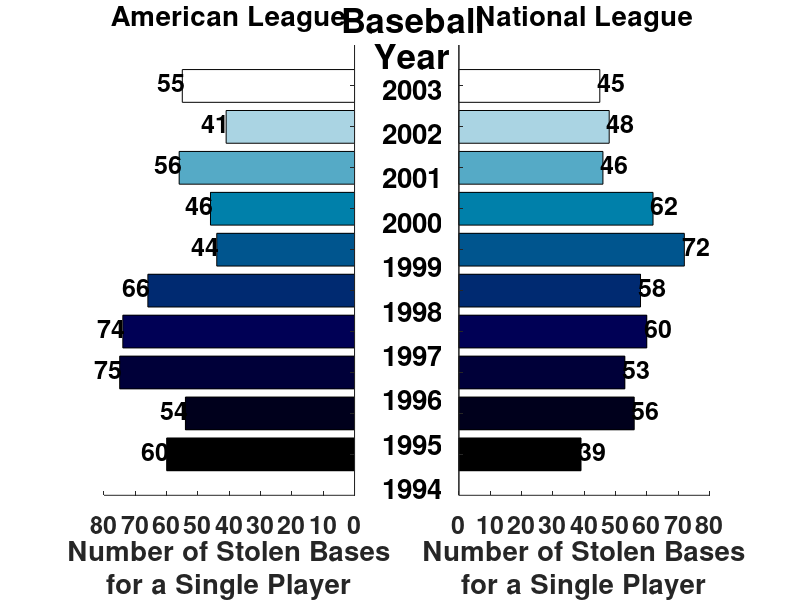

MATLAB code for this plot:
%xaxislocation & yaxislocation charts 
%and reverse both x and y axis in Octave
close all; clear all; clc;
figure("name",upper('Two Horizontal Bars Back to Back Chart'), ...
 "position",[1 21 1366 670])
fs=20; fs3=18; fs2=25;
%%%%%%%%%%%%%%%%%
ha1=annotation ("textbox", [0.1 0 0.832 0.99], "string", ...
             {'Baseball'}, ...
             "fontsize", fs2, 'fontweight','bold',"edgecolor", [1 1 1], ...
             "fitboxtotext", "off", "verticalalignment", "top", ...
             "horizontalalignment", "center",'linestyle','none','linewidth',0.1);
ha1=annotation ("textbox", [0.1 0 0.83 0.93], "string", ...
             {'Year'}, ...
             "fontsize", fs2, 'fontweight','bold',"edgecolor", [1 1 1], ...
             "fitboxtotext", "off", "verticalalignment", "top", ...
             "horizontalalignment", "center",'linestyle','none','linewidth',0.1);             
%%%%%%%%%%%%%%%%%
subplot(1,2,1)
data=[60 54 75 74 66 44 46 56 41 55];
hb= barh(1:length(data),diag(data),"stacked");
xlabel({'Number of Stolen Bases','for a Single Player'},...
 'fontsize',fs,'fontweight','bold')
ncolor=length(data);
opc=randi([1 18]);
opc=15;
switch(mod(opc,18))
case 1
Mcolor=jet(ncolor);
case 2
Mcolor=cubehelix(ncolor);
case 3
Mcolor=hsv(ncolor);
case 4
Mcolor=rainbow(ncolor);
case 5
Mcolor=hot(ncolor);
case 6
Mcolor=cool(ncolor);
case 7
Mcolor=spring(ncolor);
case 8
Mcolor=summer(ncolor);
case 9
Mcolor=autumn(ncolor);
case 10
Mcolor=winter(ncolor);
case 11
Mcolor=gray(ncolor);
case 12
Mcolor=bone(ncolor);
case 13
Mcolor=copper(ncolor);
case 14
Mcolor=pink(ncolor);
case 15
Mcolor=ocean(ncolor);
case 16
Mcolor=flag(ncolor);
case 17
Mcolor=lines(ncolor);
case 0
Mcolor=prism(ncolor);
otherwise
endswitch
for i=1:length(data)
set(hb(i),"facecolor",Mcolor(i,:))
endfor
%%%%%%%%%%%%%%%%%%%%%%%%%%%%
set(gca,'YTick',1:1:length(data))
set(gca,'XTick',0:10:80)
axis([0 80 0 length(data)+1])
%%%%%%%%%%%%%%%%%%%%%%%%%%%%%%%
% yticklabel
yl=0:10:80;
y2={};
for i=1:length(yl)
if yl(i)==0
y2(i)=strcat("",num2str("0"),"");
else
y2(i)=strcat("",num2str(yl(i)),"");
endif
endfor
Ly={};
set(gca,'xticklabel',y2,'yticklabel',Ly);
set(gca,"fontsize",fs3,"fontweight","bold")
set(gca,"xminortick","off","xgrid","on", ... 
"ygrid","off","gridalpha",0,'gridcolor',[0 0 0]);
set(gca,"xaxislocation","bottom");
set(gca,"yaxislocation","right");
title("American League",'fontsize',fs);
set(gca(),"xdir","reverse")
box off;
%%%%%%%%%%%%%%%%%%%%%%%%%%%%
% data arriba de las barras
for i=1:length(data)
ht=text(data(i)+3.5,i-0.14,strcat("",num2str(data(i)),""));
set(ht,'fontsize',fs3,'fontweight','bold', ...
'verticalalignment','bottom', ...
'horizontalalignment','center')
endfor
%set(gca(),"ydir","reverse")
%%%%%%%%%%%%%%%%%%
subplot(1,2,2)
data=[39 56 53 60 58 72 62 46 48 45];
hb= barh(1:length(data),diag(data),"stacked");
xlabel({'Number of Stolen Bases','for a Single Player'},...
 'fontsize',fs,'fontweight','bold')
for i=1:length(data)
set(hb(i),"facecolor",Mcolor(i,:))
endfor
set(gca,"xaxislocation","bottom");
set(gca,"yaxislocation","left");
title("National League",'fontsize',fs);
%%%%%%%%%%%%%%%%%%%%%%%%%%%%
set(gca,'YTick',1:1:length(data))
set(gca,'XTick',0:10:80)
axis([0 80 0 length(data)+1])
%%%%%%%%%%%%%%%%%%%%%%%%%%%%%%%
% yticklabel
yl=0:10:80;
y2={};
for i=1:length(yl)
if yl(i)==0
y2(i)=strcat("",num2str("0"),"");
else
y2(i)=strcat("",num2str(yl(i)),"");
endif
endfor
Ly={};
set(gca,'xticklabel',y2,'yticklabel',Ly);
set(gca,"fontsize",fs3,"fontweight","bold")
set(gca,"xminortick","off","xgrid","on", ... 
"ygrid","off","gridalpha",0,'gridcolor',[0 0 0]);
box off;
%%%%%%%%%%%%%%%%%%%%%%%%%%%%
% data arriba de las barras
for i=1:length(data)
ht=text(data(i)+3.75,i-0.14,strcat("",num2str(data(i)),""));
set(ht,'fontsize',fs3,'fontweight','bold', ...
'verticalalignment','bottom', ...
'horizontalalignment','center')
endfor
TexC=flip(1994:2003);
%%%%%%%%%%%%%%%%%%%%%%%%%%%%%
for i=1:length(data)
ha1=annotation ("textbox", [0.1 0 0.83 0.87-(i-1)*0.074], "string", ...
             TexC(i), ...
             "fontsize", fs, 'fontweight','bold',"edgecolor", [1 1 1], ...
             "fitboxtotext", "off", "verticalalignment", "top", ...
             "horizontalalignment", "center",'linestyle','none','linewidth',0.1);
endfor
